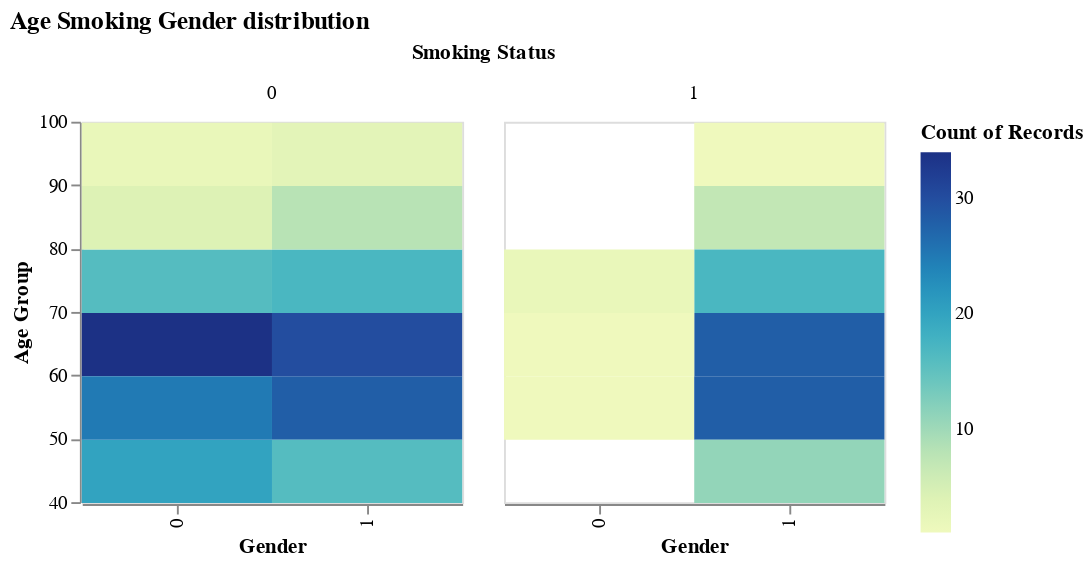

The notebook cell saved with this chart:
### Markdown cell above
### Distributions by age, smoking and gender
**Smoker distribution** bar chart shows the distribution of the distribution of smoking by age and gender. Goals such as (a) do certain age groups have a higher proportion of smokers? (b) Do males or females in certain age groups tend to smoke more? can be answered. This chart allows us to explore how smoking prevalence differs across genders and age groups, giving a more detailed understanding of the dataset. By combining these variables, you can uncover more complex relationships. For example, we see that smoking is more prevalent among males in a 50-70 age range. Smokers are distributed in highest proportion among 50-70 year males and negligible among females.

### Code cell
base =  alt.Chart(data).properties(width=200, height=200)

base.mark_rect().encode(
    x=alt.X('sex:N', title='Gender'),
    y=alt.Y('age:Q', bin=alt.Bin(maxbins=10), title='Age Group'),
    # color=alt.Color('count():Q', title='Number of Patients'),
    color = alt.Color('count():Q'),
    tooltip = ['count():Q'],
    facet=alt.Facet('smoking:N', title='Smoking Status')
).properties(title='Age Smoking Gender distribution')

### Figure 1 — Vega-Lite specification as saved in the notebook (floating-point values rounded to 4 significant figures; data arrays with more than 128 entries replaced by an {"elided": "..."} marker saying what was removed)
{"config": {"view": {"continuousWidth": 300, "continuousHeight": 300}}, "data": {"name": "data-bf7a88f5ce330528452de66944dd6b3a"}, "mark": {"type": "rect"}, "encoding": {"color": {"aggregate": "count", "type": "quantitative"}, "facet": {"field": "smoking", "title": "Smoking Status", "type": "nominal"}, "tooltip": [{"aggregate": "count", "type": "quantitative"}], "x": {"field": "sex", "title": "Gender", "type": "nominal"}, "y": {"bin": {"maxbins": 10}, "field": "age", "title": "Age Group", "type": "quantitative"}}, "height": 200, "title": "Age Smoking Gender distribution", "width": 200, "$schema": "https://vega.github.io/schema/vega-lite/v5.8.0.json", "datasets": {"data-bf7a88f5ce330528452de66944dd6b3a": {"elided": "299 records"}}}
